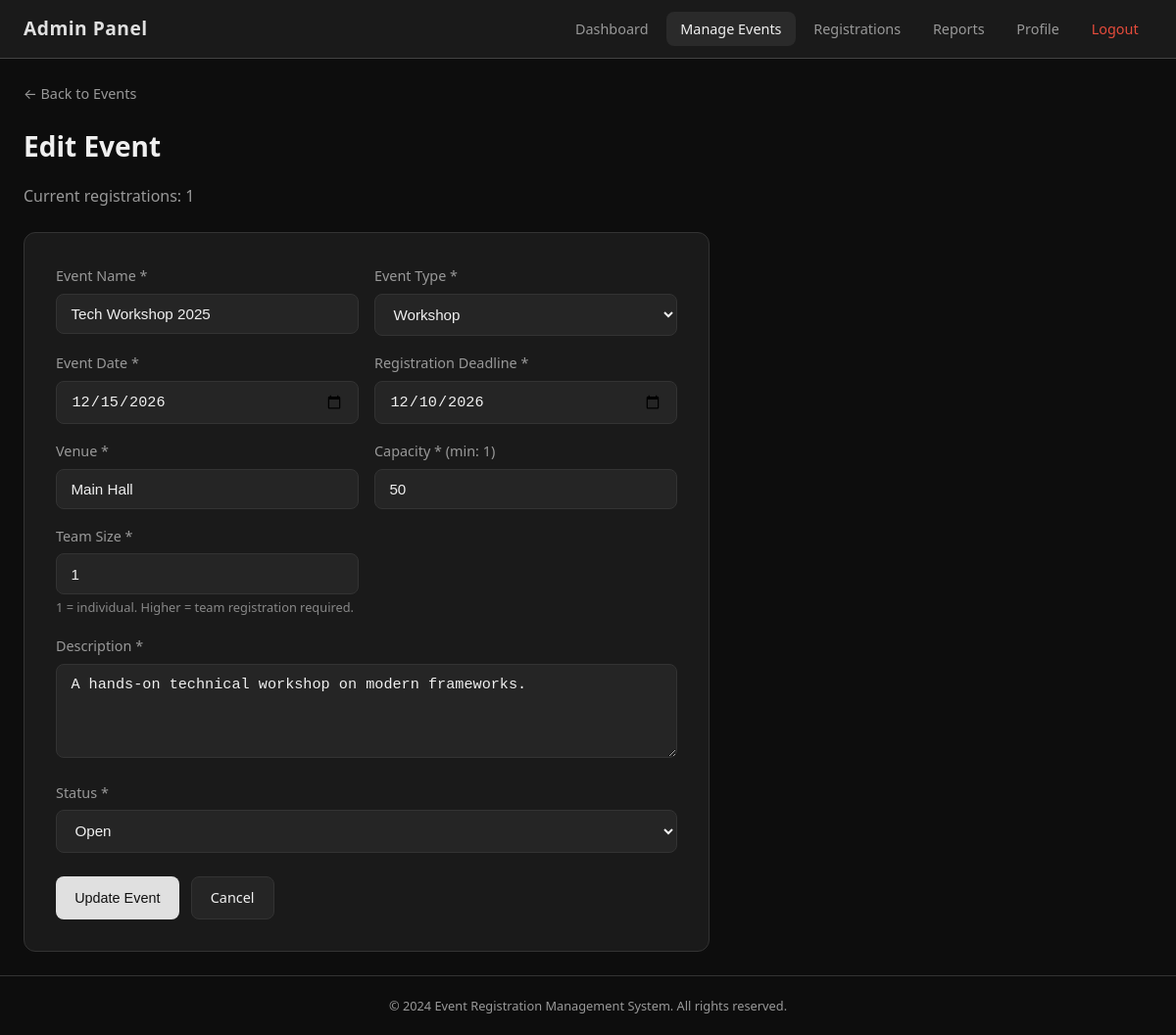
/edit-event/1 (signed in), run on the app's committed database.
### tables this page shows
CREATE TABLE events (
            id INTEGER PRIMARY KEY AUTOINCREMENT,
            event_name TEXT NOT NULL,
            event_type TEXT NOT NULL DEFAULT 'Other',
            event_date TEXT NOT NULL,
            registration_deadline TEXT NOT NULL,
            venue TEXT NOT NULL DEFAULT '',
            capacity INTEGER NOT NULL DEFAULT 100,
            description TEXT DEFAULT '',
            status TEXT NOT NULL DEFAULT 'Open',
            created_at TEXT DEFAULT CURRENT_TIMESTAMP
        , team_size INTEGER NOT NULL DEFAULT 1);

### app.py (the view, shortened to what this page needs)
@app.route('/edit-event/<int:event_id>', methods=['GET', 'POST'])
@admin_required
def edit_event(event_id):
    event = query_db("SELECT * FROM events WHERE id = ?", (event_id,), one=True)
    if not event:
        flash('Event not found.', 'error')
        return redirect(url_for('manage_events'))
    registered = get_registered_count(event_id)
    return render_template(
        'edit_event.html',
        event=event,
        event_types=EVENT_TYPES,
        registered=registered,
        form={}
    )

### app.py (called while the page is built)
def get_db():
    db = getattr(g, '_database', None)
    if db is None:
        db = g._database = sqlite3.connect(DATABASE)
        db.row_factory = sqlite3.Row
        db.execute('PRAGMA foreign_keys = ON')
    return db

@app.teardown_appcontext
def close_connection(exception):
    db = getattr(g, '_database', None)
    if db is not None:
        db.close()

def query_db(query, args=(), one=False):
    cur = get_db().execute(query, args)
    rv = cur.fetchall()
    cur.close()
    return (rv[0] if rv else None) if one else rv

def admin_required(f):
    from functools import wraps
    @wraps(f)
    def decorated(*args, **kwargs):
        if 'admin_id' not in session:
            flash('Admin access required.', 'error')
            return redirect(url_for('admin_login'))
        return f(*args, **kwargs)
    return decorated

def get_registered_count(event_id):
    row = query_db(
        "SELECT COUNT(*) as cnt FROM registrations WHERE event_id = ? AND status = 'Registered'",
        (event_id,), one=True
    )
    return row['cnt'] if row else 0

### templates/edit_event.html (shortened to what this page needs)
{% extends "base.html" %}
{% block navbar %}
<nav class="navbar navbar-admin">
    <div class="nav-brand">Admin Panel</div>
    <ul class="nav-links" id="navLinks">
        <li><a href="{{ url_for('admin_dashboard') }}">Dashboard</a></li>
        <li><a href="{{ url_for('manage_events') }}" class="active">Manage Events</a></li>
        <li><a href="{{ url_for('all_registrations') }}">Registrations</a></li>
        <li><a href="{{ url_for('reports') }}">Reports</a></li>
        <li><a href="{{ url_for('admin_profile') }}">Profile</a></li>
        <li><a href="{{ url_for('admin_logout') }}" class="nav-logout">Logout</a></li>
    </ul>
</nav>
{% endblock %}
{% block content %}
<div class="page-header">
    <a href="{{ url_for('manage_events') }}" class="back-link">← Back to Events</a>
    <h1>Edit Event</h1>
    <p>Current registrations: {{ registered }}</p>
</div>
<div class="form-card">
    <form method="POST" action="{{ url_for('edit_event', event_id=event.id) }}" class="event-form">
        <div class="form-row">
            <div class="form-group">
                <label for="event_name">Event Name *</label>
                <input type="text" id="event_name" name="event_name" value="{{ form.get('event_name', event.event_name) }}" required>
            </div>
            <div class="form-group">
                <label for="event_type">Event Type *</label>
                <select id="event_type" name="event_type" required>
                    {% for t in event_types %}
                    <option value="{{ t }}" {% if form.get('event_type', event.event_type) == t %}selected{% endif %}>{{ t }}</option>
                    {% endfor %}
                </select>
            </div>
        </div>
        <div class="form-row">
            <div class="form-group">
                <label for="event_date">Event Date *</label>
                <input type="date" id="event_date" name="event_date" value="{{ form.get('event_date', event.event_date) }}" required>
            </div>
            <div class="form-group">
                <label for="registration_deadline">Registration Deadline *</label>
                <input type="date" id="registration_deadline" name="registration_deadline" value="{{ form.get('registration_deadline', event.registration_deadline) }}" required>
            </div>
        </div>
        <div class="form-row">
            <div class="form-group">
                <label for="venue">Venue *</label>
                <input type="text" id="venue" name="venue" value="{{ form.get('venue', event.venue) }}" required>
            </div>
            <div class="form-group">
                <label for="capacity">Capacity * (min: {{ registered }})</label>
                <input type="number" id="capacity" name="capacity" value="{{ form.get('capacity', event.capacity) }}" min="{{ registered }}" required>
            </div>
        </div>
        <div class="form-row">
            <div class="form-group">
                <label for="team_size">Team Size *</label>
                <input type="number" id="team_size" name="team_size" value="{{ form.get('team_size', event.team_size if event.team_size is defined else 1) }}" min="1" max="20" required>
                <small style="color:#888;font-size:0.8rem;">1 = individual. Higher = team registration required.</small>
            </div>
        </div>
        <div class="form-group">
            <label for="description">Description *</label>
            <textarea id="description" name="description" rows="4" required>{{ form.get('description', event.description) }}</textarea>
        </div>
        <div class="form-group">
            <label for="status">Status *</label>
            <select id="status" name="status" required>
                <option value="Open" {% if form.get('status', event.status) == 'Open' %}selected{% endif %}>Open</option>
            </select>
        </div>
        <div class="form-actions">
            <button type="submit" class="btn btn-primary">Update Event</button>
            <a href="{{ url_for('manage_events') }}" class="btn btn-secondary">Cancel</a>
        </div>
    </form>
</div>
{% endblock %}

### static/style.css (style rules this page uses)
*, *::before, *::after { box-sizing: border-box; margin: 0; padding: 0; }
:root { --bg-dark: #0d0d0d; --bg-card: #1a1a1a; --bg-input: #252525; --bg-hover: #2a2a2a; --border: #333; --text: #f0f0f0; --text-muted: #999; --primary: #e0e0e0; --primary-hover: #ffffff; --accent: #4a90d9; --success: #2ecc71; --danger: #e74c3c; --warning: #f39c12; --info: #3498db; --radius: 8px; --shadow: 0 4px 12px rgba(0,0,0,0.4); }
body { font-family: 'Segoe UI', system-ui, -apple-system, sans-serif; background: var(--bg-dark); color: var(--text); line-height: 1.6; min-height: 100vh; display: flex; flex-direction: column; }
a { color: var(--accent); text-decoration: none; }
.navbar { background: var(--bg-card); border-bottom: 1px solid var(--border); padding: 0 1.5rem; display: flex; align-items: center; justify-content: space-between; height: 60px; position: sticky; top: 0; z-index: 100; }
.navbar-admin { border-bottom-color: #444; }
.nav-brand { font-size: 1.2rem; font-weight: 700; color: var(--primary); letter-spacing: 0.5px; }
.nav-links { display: flex; list-style: none; gap: 0.25rem; align-items: center; }
.nav-links a { color: var(--text-muted); padding: 0.5rem 0.9rem; border-radius: var(--radius); font-size: 0.9rem; transition: all 0.2s; text-decoration: none; }
.nav-links a:hover, .nav-links a.active { color: var(--text); background: var(--bg-hover); text-decoration: none; }
.nav-logout { color: var(--danger) !important; }
.page-header { margin-bottom: 1.5rem; display: flex; flex-wrap: wrap; align-items: center; gap: 1rem; justify-content: space-between; }
.page-header h1 { font-size: 1.75rem; font-weight: 600; }
.page-header p { color: var(--text-muted); width: 100%; }
.back-link { color: var(--text-muted); font-size: 0.9rem; display: block; width: 100%; margin-bottom: 0.25rem; }
.form-group { margin-bottom: 1rem; }
.form-group label { display: block; margin-bottom: 0.4rem; font-size: 0.9rem; color: var(--text-muted); }
.form-group input, .form-group select, .form-group textarea { width: 100%; padding: 0.7rem 0.9rem; background: var(--bg-input); border: 1px solid var(--border); border-radius: var(--radius); color: var(--text); font-size: 0.95rem; transition: border-color 0.2s; }
.form-row { display: grid; grid-template-columns: 1fr 1fr; gap: 1rem; }
.form-card { background: var(--bg-card); border: 1px solid var(--border); border-radius: 12px; padding: 2rem; max-width: 700px; }
.form-actions { display: flex; gap: 0.75rem; margin-top: 1.5rem; }
.btn { display: inline-block; padding: 0.6rem 1.2rem; border: none; border-radius: var(--radius); font-size: 0.9rem; font-weight: 500; cursor: pointer; transition: all 0.2s; text-decoration: none; text-align: center; }
.btn-primary { background: var(--primary); color: #111; }
.btn-secondary { background: var(--bg-input); color: var(--text); border: 1px solid var(--border); }

### data on the page
events: event_name "Tech Workshop 2025", event_type "Workshop", event_date "12/15/2026", registration_deadline "12/10/2026", venue "Main Hall", capacity "50", team_size "1", description "A hands-on technical workshop on modern frameworks.", status "Open"

### other printed values
{{ registered }} "1"
